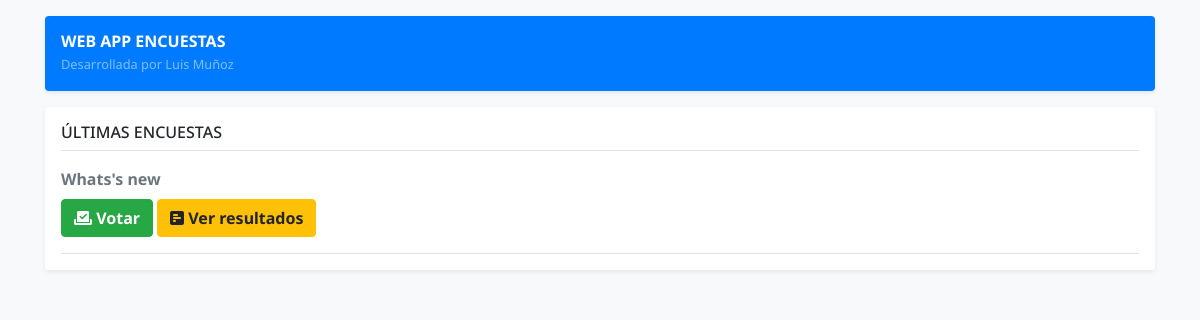
The app's page /, older data.
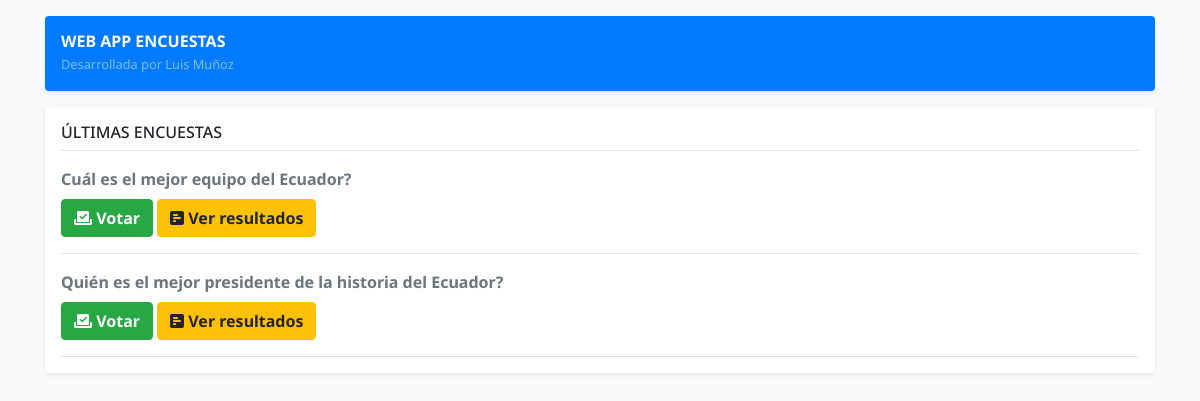
The same page, newer data.
### polls/models.py (models this page shows, shortened)
class Question(models.Model):
    question_text = models.CharField(max_length=200)
    pub_date = models.DateTimeField('date published')

### polls/views.py (the view)
# urls.py: path('', views.IndexPageView.as_view(), name='index'),
class IndexPageView(generic.ListView):
    model = Question
    template_name = 'polls/index.html'
    context_object_name = 'latest_questions_list'
    def get_queryset(self):
        queryset = Question.objects.filter(pub_date__lte=timezone.now())
        queryset = queryset.exclude(choice=None)
        queryset = queryset.order_by('-pub_date')[:5]
        return queryset

### templates/polls/index.html
{% extends 'base.html' %}
{% block content %}
    <div class="my-3 p-3 bg-white rounded shadow-sm">
        <h6 class="border-bottom border-gray pb-2 mb-0">ÚLTIMAS ENCUESTAS</h6>
        {% if latest_questions_list %}
            {% for question in latest_questions_list %}
                <div class="media text-muted pt-3">
                    <div class="media-body pb-3 mb-0 lh-125 border-bottom border-gray">
                        <div class="d-flex mb-2 justify-content-between align-items-center w-100">
                            <strong class="text-gray-dark">{{question.question_text}}</strong>
                        </div>
                        <a class="btn btn-success font-weight-bold" href="{% url 'polls:details' question.id %}" role="button">
                            <i class="fas fa-vote-yea"></i>
                            Votar
                        </a>
                        <a class="btn btn-warning font-weight-bold" href="{% url 'polls:results' question.id %}" role="button">
                            <i class="fas fa-poll-h"></i>
                            Ver resultados
                        </a>
                    </div>
                </div>
            {% endfor %}
        {% else %}
            <div class="alert alert-danger mt-2" role="alert">
                No hay encuestas disponibles
            </div>
        {% endif %}
    </div>
{% endblock %}

Row changes from the older to the newer data that the page shows:
removed Question: question_text "Whats's new"
added Question: question_text "Cuál es el mejor equipo del Ecuador?"
added Question: question_text "Quién es el mejor presidente de la historia del Ecuador?"
